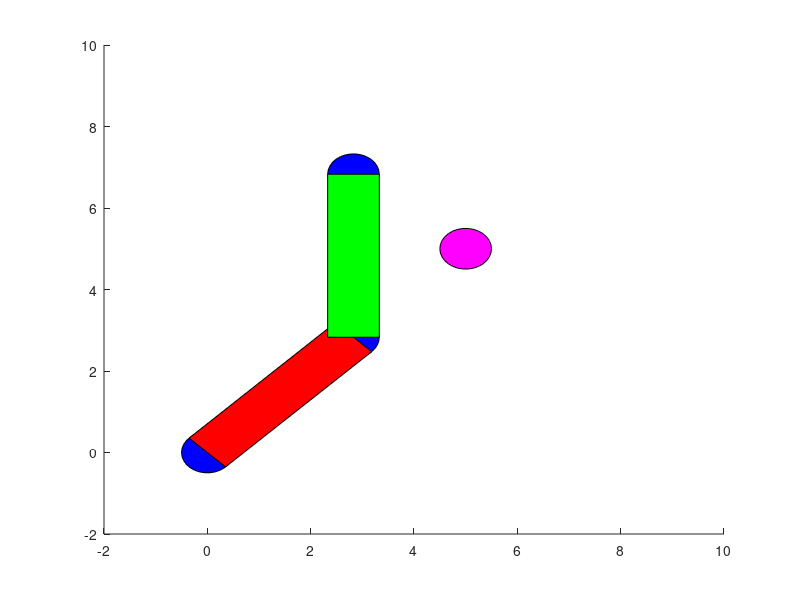

Write MATLAB code to recreate this figure.
clear all;
close all;
clc;
L1 = 4;
L2 = 4;
W = 0.5; 
alpha = pi/ 4;
beta = pi/4;
r = W;
x0 = 5;
y0=5;

% Link 1 vertices
% described in a counter clockwise fashion
link1(1,:) = [0, -W];
link1(2,:) = [L1,-W];
link1(3,:) = [L1, W];
link1(4,:) = [0,W];

% Link 2 vertices
% described in a counter clockwise fashion
% starting at the end of Link 1
link2(1,:) = [0,-W];
link2(2,:) = [L2, -W];
link2(3,:) = [L2, W];
link2(4,:) = [0,W];

%Rotation matrix by alpha 
RMalpha = [ cos(alpha), -sin(alpha);
           sin(alpha), cos(alpha)];

RMbeta = [ cos(beta+alpha), -sin(beta+alpha);
           sin(beta+alpha), cos(beta+alpha)];

       
% Rotate Link 1 & Link 2 by angle alpha
RotLink1 = RMalpha * link1';
RotLink2 = RMbeta * link2';

% Rotate link 2
n= 4;
vector = ( RotLink1(:,2) + RotLink1(:,3) ) / 2;
for i = 1:n 
    finalLink2(i,:) = RotLink2(:,i) + vector; 
end

mid = ( finalLink2(2,:) + finalLink2(3,:) ) / 2;

hold on
x = 0:pi/15:2*pi;
xcoor = r* cos(x);
ycoor = r* sin(x);
patch(xcoor,ycoor,'blue');

xcoor2 = r* cos(x)+ vector(1);
ycoor2 = r* sin(x)+ vector(2);
patch(xcoor2,ycoor2,'blue');

xcoor3 = r* cos(x) + mid(1);
ycoor3 = r* sin(x) + mid(2);
patch(xcoor3,ycoor3,'blue');

patch( RotLink1(1,:), RotLink1(2,:),'red');
patch( finalLink2(:,1), finalLink2(:,2),'green');
xlim([-2 10])
ylim([-2 10])



%plotting circle obstacle

xObs = r * cos(x) + x0;
yObs = r * sin(x) +y0;
patch(xObs,yObs,'m');



hold off

